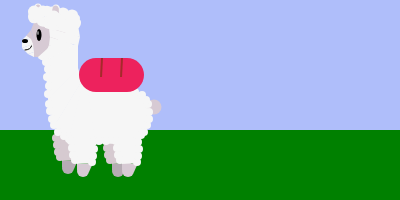
Frame 1 (no input)
Frame 60 (no input): identical to frame 1, image omitted
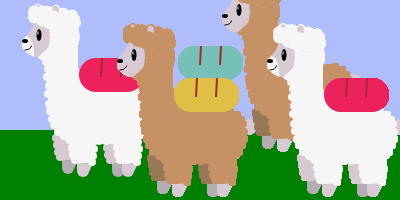
Frame 120 (the mouse pressed at the canvas centre since frame 60)

The p5.js sketch that drew these frames (run headless with seeded random() and noise() and a simulated clock; from frame 60 on, the mouse is pressed at the canvas centre):

// p5.js sketch
// ── sketch.js
const greyColoring = "#D7CAD4";
const backgroundWhiteColoring = "#D6CAD0";
const backgroundGreyColoring = "rgb(182,172,180)"
const whiteColoring = "#F6F6F6";
const brownFurFrontColoring = "#C79166";
const brownFurBackColoring = "#987755";
const bag1Coloring = "#77C0B7";
const bag2Coloring = "#DFBF45";
const bag3Coloring = "#ED225D"

function setup() {
  // Sets the screen to be 720 pixels wide and 400 pixels high
  createCanvas(400, 200);
  background("rgb(175,190,250)");
  noStroke();
  fill("green");
  var ground = rect(0,130,400,70);

  var aplaca1= Alpaca(0,0,1,"white");
}

function draw() {

  if (mouseIsPressed) {
    // console.log(mouseX + ", " + mouseY);
    Alpaca(95,20,2,"brown");
    Alpaca(200,-25,0,"brown");
    Alpaca(245,20,1,"white");
  }
}

function leg(xposition,yposition,isFrontLeg,furColor){
    if (isFrontLeg) {
      fill(greyColoring);
    } else{
      fill(backgroundGreyColoring);
    }
  //foot
  ellipse(83+xposition,175+yposition,12);
  quad(77+xposition, 174+yposition, 77+xposition, 168+yposition,93+xposition, 167+yposition,89+xposition, 176+yposition);

  if (furColor == "white") {
    if (isFrontLeg) {
      fill(whiteColoring);
    } else{
      fill(backgroundWhiteColoring);
    }
  } else{
    if (isFrontLeg) {
      fill(brownFurFrontColoring);
    } else{
      fill(brownFurBackColoring);
    }
  }

  //leg calf
  quad(77+xposition, 168+yposition,93+xposition, 167+yposition,95+xposition, 143+yposition,71+xposition, 142+yposition);

  //fluff
  ellipse(92+xposition, 166+yposition,8);
  ellipse(93+xposition, 160+yposition,8);
  ellipse(94+xposition, 153+yposition,8);
  ellipse(93+xposition, 146+yposition,8);
  ellipse(71+xposition, 145+yposition,8);
  ellipse(72+xposition, 152+yposition,8);
  ellipse(73+xposition, 159+yposition,8);
  ellipse(75+xposition, 164+yposition,8);

}

function torso(xposition,yposition,furColor){
  //tail
  fill(greyColoring);
  ellipse(154+xposition, 107+yposition,15);

  if(furColor == "white"){
    fill(whiteColoring);
  } else {
    fill(brownFurFrontColoring);
  }
  //primary body shape
  quad(45+xposition, 61+yposition,78+xposition, 43+yposition,78+xposition, 69+yposition,48+xposition, 100+yposition);
  quad(78+xposition, 68+yposition,48+xposition, 99+yposition,54+xposition, 127+yposition,82+xposition, 81+yposition);
  quad(54+xposition, 126+yposition,82+xposition, 80+yposition,83+xposition, 85+yposition,69+xposition, 140+yposition);
  quad(82+xposition, 85+yposition,68+xposition, 140+yposition,96+xposition, 143+yposition,88+xposition, 89+yposition);
  quad(95+xposition, 143+yposition,87+xposition, 89+yposition,133+xposition, 90+yposition,137+xposition, 145+yposition);
  quad(132+xposition, 90+yposition,136+xposition, 145+yposition,145+xposition, 134+yposition,142+xposition, 94+yposition);
  quad(144+xposition, 134+yposition,141+xposition, 94+yposition,147+xposition, 100+yposition,149+xposition, 123+yposition);

  //fluff
  ellipse(46+xposition, 62+yposition,8);
  ellipse(48+xposition, 69+yposition,8);
  ellipse(47+xposition, 77+yposition,8);
  ellipse(49+xposition, 86+yposition,8);
  ellipse(48+xposition, 94+yposition,8);
  ellipse(49+xposition, 104+yposition,8);
  ellipse(50+xposition, 111+yposition,8);
  ellipse(52+xposition, 119+yposition,8);
  ellipse(54+xposition, 125+yposition,8);
  ellipse(58+xposition, 132+yposition,8);
  ellipse(64+xposition, 136+yposition,8);
  ellipse(69+xposition, 139+yposition,8);
  ellipse(99+xposition, 141+yposition,8);
  ellipse(106+xposition, 141+yposition,8);
  ellipse(136+xposition, 141+yposition,8);
  ellipse(141+xposition, 135+yposition,8);
  ellipse(144+xposition, 132+yposition,8);
  ellipse(147+xposition, 125+yposition,8);
  ellipse(149+xposition, 119+yposition,8);
  ellipse(149+xposition, 112+yposition,8);
  ellipse(148+xposition, 104+yposition,8);
  ellipse(146+xposition, 100+yposition,8);
  ellipse(142+xposition, 95+yposition,8);
  ellipse(135+xposition, 92+yposition,8);

}

function bag(xposition,yposition, scaleFactor,color){
  //bag shape
  fill(color);
  rect(79+xposition,58+yposition,65,34,200);

  // bag ropes (bottom only)
  fill("brown");
  quad(101+xposition, 58+yposition,100+xposition, 77+yposition,102+xposition, 77+yposition,103+xposition, 58+yposition);
  quad(121+xposition, 58+yposition,120+xposition, 77+yposition,122+xposition, 77+yposition,123+xposition, 58+yposition);

}

function head(xposition,yposition,furColor){
  //background face
  if(furColor == "white"){
    fill(whiteColoring);
  } else {
    fill(brownFurFrontColoring);
  }
  quad(36+xposition, 56+yposition,39+xposition, 58+yposition,79+xposition, 36+yposition,46+xposition, 25+yposition);
  quad(44+xposition,53+yposition,52+xposition,59+yposition,79+xposition,37+yposition,54+xposition,28+yposition);

  //backear
  if(furColor == "white"){
    fill(whiteColoring);
  } else {
    fill(brownFurFrontColoring);
  }
  ellipse(38+xposition,8+yposition,8,9);
  fill(greyColoring);
  ellipse(38+xposition,8+yposition,5,7);

  //grey face section
  fill(greyColoring);
  quad(38+xposition, 57+yposition,33+xposition, 56.8+yposition,35+xposition, 20+yposition,66+xposition, 32+yposition);
  triangle(26+xposition, 36+yposition,36+xposition,47+yposition,31+xposition,30+yposition);
  triangle(36+xposition,47.1+yposition,31+xposition,30.1+yposition,35+xposition, 20+yposition);
  triangle(36+xposition,49+yposition,25+xposition,45+yposition,37+xposition,36+yposition)


  //white nose section
  if(furColor == "white"){
    fill(whiteColoring);
  } else {
    fill(greyColoring);
  }
  triangle(26.4+xposition, 35.8+yposition,22+xposition, 40.1+yposition,31+xposition, 39.1+yposition);
  quad(22+xposition, 40+yposition,31+xposition, 39+yposition,33+xposition, 44.1+yposition,22+xposition, 48.1+yposition);
  quad(22+xposition, 48+yposition,33+xposition, 44+yposition,34+xposition, 52.1+yposition,28+xposition, 54.1+yposition);
  triangle(28+xposition, 54+yposition,34+xposition, 52+yposition,34+xposition, 57+yposition);

  //white face section
  if(furColor == "white"){
    fill(whiteColoring);
  } else {
    fill(brownFurFrontColoring);
  }
  quad(38+xposition, 58+yposition,47+xposition, 50+yposition,63+xposition, 64+yposition,41+xposition, 60+yposition);
  quad(47+xposition, 50+yposition,63+xposition, 64+yposition,78+xposition, 62+yposition,49+xposition, 45+yposition);
  quad(78+xposition, 62+yposition,49+xposition, 45+yposition,50+xposition, 37+yposition,78+xposition, 46+yposition);
  quad(50+xposition, 37+yposition,78+xposition, 46+yposition,80+xposition, 37+yposition,49+xposition, 28+yposition);
  quad(80+xposition, 37+yposition,49+xposition, 28+yposition,48+xposition, 25+yposition,78+xposition, 25+yposition);

  //foreheadfluff
  ellipse(34+xposition,17+yposition,12,Math.random()*4+9);
  ellipse(34+xposition, 12+yposition,12,Math.random()*4+9);
  ellipse(39+xposition, 18+yposition,12,Math.random()*4+9);
  ellipse(43+xposition, 22+yposition,12,Math.random()*4+9);
  ellipse(48+xposition, 23+yposition,12,Math.random()*4+9);
  ellipse(49+xposition, 23+yposition,12,Math.random()*4+9);
  ellipse(53+xposition, 25+yposition,12,Math.random()*4+9);
  ellipse(50+xposition, 18+yposition,12,Math.random()*4+9);
  ellipse(43+xposition, 11+yposition,12,Math.random()*4+9);
  ellipse(47+xposition, 11+yposition,12,Math.random()*4+9);
  ellipse(52+xposition, 13+yposition,12,Math.random()*4+9);
  ellipse(63+xposition, 13+yposition,12,Math.random()*4+9);
  ellipse(63+xposition, 15+yposition,12,Math.random()*4+9);
  ellipse(65+xposition, 19+yposition,12,Math.random()*4+9);
  ellipse(72+xposition, 15+yposition,12,Math.random()*4+9);
  ellipse(74+xposition, 18+yposition,12,Math.random()*4+9);
  ellipse(75+xposition, 23+yposition,12,Math.random()*4+9);
  ellipse(69+xposition, 23+yposition,12,Math.random()*4+9);
  ellipse(69+xposition, 23+yposition,12,Math.random()*4+9);

  //frontear
  if(furColor == "white"){
    fill(whiteColoring);
  } else {
    fill(brownFurFrontColoring);
  }
  ellipse(56+xposition,9+yposition,8,9);
  triangle(60+xposition,8+yposition,62+xposition,23+yposition,53+xposition,17+yposition);

  fill(greyColoring);
  ellipse(55.5+xposition,9+yposition,6,7);
  quad(58.5+xposition, 8+yposition,60+xposition, 22+yposition,53+xposition, 17+yposition,52.5+xposition, 9+yposition);

  //eye
  fill("black");
  ellipse(39+xposition,35+yposition,5,12);
  fill("white");
  ellipse(38+xposition,33+yposition,1,4);

  //mouth && Nose
  noFill();
  stroke("black");
  arc(25+xposition, 46+yposition, 13, 8, 0, HALF_PI);

  noStroke();
  fill("black");
  ellipse(25+xposition, 41+yposition,6,4);

  //front fluff
  if(furColor == "white"){
    fill(whiteColoring);
  } else {
    fill(brownFurFrontColoring);
  }
  ellipse(54+xposition,17+yposition,12,Math.random()*4+9);
  ellipse(57+xposition, 19+yposition,12,Math.random()*4+9);
  ellipse(62+xposition, 23+yposition,12,Math.random()*4+9);

}

function Alpaca(xposition_prefabGlobal,yposition_prefabGlobal,bagNumber,furColoration){
  head(xposition_prefabGlobal,yposition_prefabGlobal,furColoration);
  var backBackwardLeg = leg(xposition_prefabGlobal+35,yposition_prefabGlobal-4,false,furColoration);
  var frontBackwardLeg = leg(xposition_prefabGlobal-15,yposition_prefabGlobal-7,false,furColoration);
  torso(xposition_prefabGlobal,yposition_prefabGlobal,furColoration);
  if(bagNumber == 1){
    var bag1 = bag(xposition_prefabGlobal,yposition_prefabGlobal,.5,bag3Coloring);
  } else if(bagNumber == 2){
    var bag1 = bag(xposition_prefabGlobal+4,yposition_prefabGlobal-32,.5,bag1Coloring);
    var bag2 = bag(xposition_prefabGlobal,yposition_prefabGlobal,.5,bag2Coloring);
  }
  var frontForwardLeg = leg(xposition_prefabGlobal,yposition_prefabGlobal-4,true,furColoration);
  var backForwardLeg = leg(xposition_prefabGlobal+45,yposition_prefabGlobal-4,true,furColoration);
}
